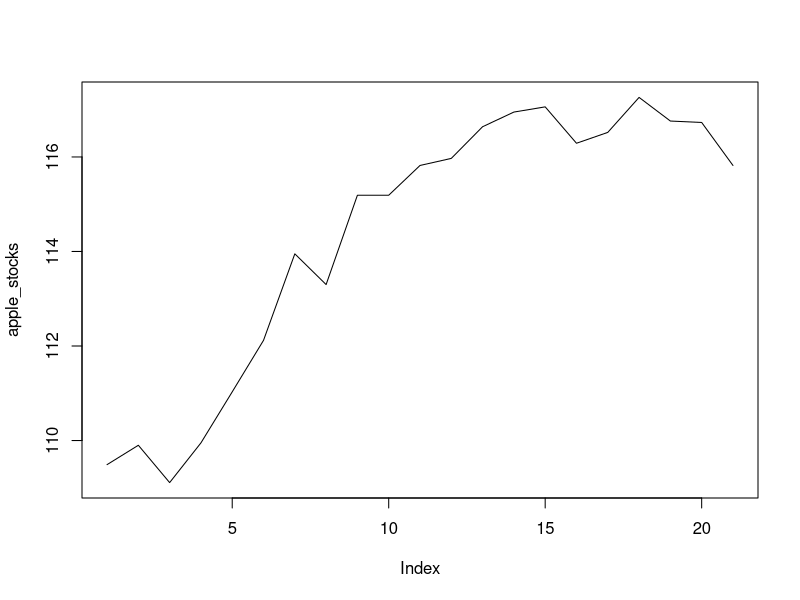

Reproduce this figure in R.
# sample stock prices
apple_stocks <- c(109.49,109.90,109.11,109.95,111.03,112.12,113.95,113.30,115.19,115.19,115.82,115.97,116.64,116.95,117.06,116.29,116.52,117.26,116.76,116.73,115.82)
ibm_stocks <- c(159.82, 160.02, 159.84)


#plot(apple_stocks)
#plot(apple_stocks, type ="p") #plot points
plot(apple_stocks, type ="l") #plot lines

#portfolio return #using weighted average
#weight = % of total cash in each stock 

#portfolio1:
apple_ret <- 5 # %
ibm_ret <- 7

apple_weight <- .4
ibm_weight <- .6

portf_1_ret <- apple_ret * apple_weight + 
				ibm_ret * ibm_weight

portf_1_ret

#portfolio2
microsoft_ret <- 7
sony_ret <- 9
microsoft_weight <- .2
sony_weight <- .8

portf_2_ret <- microsoft_ret * microsoft_weight +
				sony_ret * sony_weight
portf_2_ret
